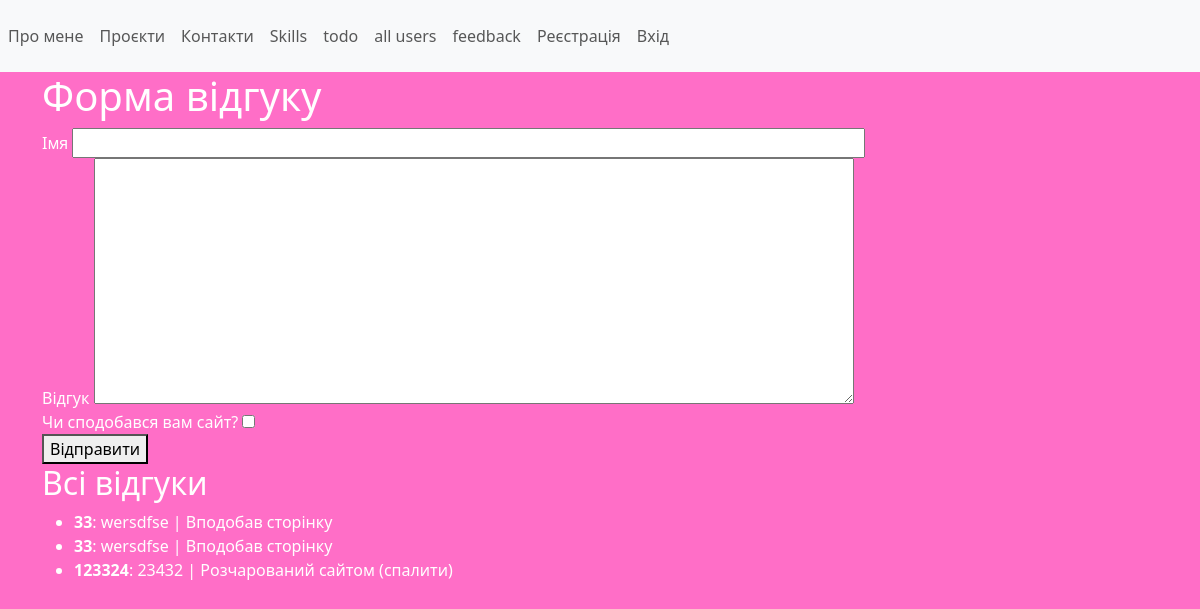
Screenshot of /feedback with the database file from the repository.
### app/models.py (models this page shows, shortened)
class Feedback(db.Model):
    id = db.Column(db.Integer, primary_key=True)
    name = db.Column(db.String(80), nullable=False)
    feedback_text = db.Column(db.Text, nullable=False)
    liked = db.Column(db.Boolean, nullable=True, default=False)
    created_at = db.Column(db.DateTime, default=datetime.utcnow)

### app/feedback/views.py (the view, shortened to what this page needs)
@feedback_bp.route('/feedback', methods=['GET', 'POST'])
def feedback():
    form = FeedbackForm()
    feedbacks = Feedback.query.all()
    return render_template('feedback.html', form=form, feedbacks=feedbacks, navigation=navigation)

### app/feedback/forms.py
class FeedbackForm(FlaskForm):
    name = StringField('Імя', validators=[DataRequired()])
    feedback_text = TextAreaField('Відгук', validators=[DataRequired()])
    liked = BooleanField('Чи сподобався вам сайт?')

### app/feedback/templates/feedback.html (shortened to what this page needs)
{% extends 'base.html' %}
{% block content %}
<h1>Форма відгуку</h1>
<form method="POST">
    <div>
        {{ form.name.label }}
        {{ form.name(size=80) }}
    </div>
    <div>
        {{ form.feedback_text.label }}
        {{ form.feedback_text(cols=80, rows=10) }}
    </div>
    <div>
        {{ form.liked.label }}
        {{ form.liked }}
    </div>
    <div>
        <button type="submit">Відправити</button>
    </div>
</form>
<h2>Всі відгуки</h2>
<ul>
    {% for feedback in feedbacks %}
    <li><strong>{{ feedback.name }}</strong>: {{ feedback.feedback_text }}
        | {% if feedback.liked %}
        Вподобав сторінку
        {% else %}
        Розчарований сайтом (спалити)
        {% endif %}
        {% endfor %}
</ul>
{% endblock %}

### app/static/css/styles.css (style rules this page uses)
body { background-color: #ff6ec7; color: #fff; }
h1, h2, h3, h4, h5, h6 { animation: pulse 2s infinite; }

### rows the page displays
Feedback: name "33", feedback_text "wersdfse", liked "Вподобав сторінку"
Feedback: name "33", feedback_text "wersdfse", liked "Вподобав сторінку"
Feedback: name "123324", feedback_text "23432", liked "Розчарований сайтом (спалити)"

### other values shown
{{ page }} "Про мене" "Проєкти" "Контакти" "Skills" "todo" "all users" "feedback"
